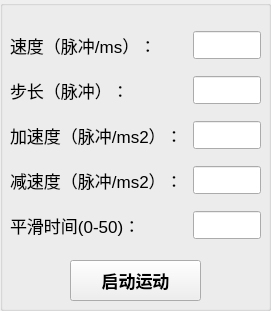
     <widget class="QGroupBox" name="trapControl">
      <property name="geometry">
       <rect>
        <x>20</x>
        <y>620</y>
        <width>271</width>
        <height>311</height>
       </rect>
      </property>
      <property name="title">
       <string/>
      </property>
      <widget class="QPushButton" name="startTrap">
       <property name="geometry">
        <rect>
         <x>70</x>
         <y>260</y>
         <width>131</width>
         <height>41</height>
        </rect>
       </property>
       <property name="minimumSize">
        <size>
         <width>0</width>
         <height>35</height>
        </size>
       </property>
       <property name="font">
        <font>
         <pointsize>13</pointsize>
         <weight>75</weight>
         <bold>true</bold>
        </font>
       </property>
       <property name="text">
        <string>启动运动</string>
       </property>
      </widget>
      <widget class="QWidget" name="layoutWidget">
       <property name="geometry">
        <rect>
         <x>10</x>
         <y>20</y>
         <width>251</width>
         <height>231</height>
        </rect>
       </property>
       <layout class="QGridLayout" name="gridLayout_2">
        <property name="horizontalSpacing">
         <number>10</number>
        </property>
        <item row="0" column="0">
         <widget class="QLabel" name="label_8">
          <property name="font">
           <font>
            <pointsize>13</pointsize>
           </font>
          </property>
          <property name="text">
           <string>速度（脉冲/ms）：</string>
          </property>
         </widget>
        </item>
        <item row="3" column="0">
         <widget class="QLabel" name="label_7">
          <property name="font">
           <font>
            <pointsize>13</pointsize>
           </font>
          </property>
          <property name="text">
           <string>减速度（脉冲/ms2）：</string>
          </property>
         </widget>
        </item>
        <item row="1" column="0">
         <widget class="QLabel" name="label_9">
          <property name="font">
           <font>
            <pointsize>13</pointsize>
           </font>
          </property>
          <property name="text">
           <string>步长（脉冲）：</string>
          </property>
         </widget>
        </item>
        <item row="1" column="1">
         <widget class="QLineEdit" name="stepLength">
          <property name="font">
           <font>
            <pointsize>13</pointsize>
           </font>
          </property>
         </widget>
        </item>
        <item row="3" column="1">
         <widget class="QLineEdit" name="trapDeclarationSpeed">
          <property name="font">
           <font>
            <pointsize>13</pointsize>
           </font>
          </property>
         </widget>
        </item>
        <item row="4" column="0">
         <widget class="QLabel" name="label_10">
          <property name="font">
           <font>
            <pointsize>13</pointsize>
           </font>
          </property>
          <property name="text">
           <string>平滑时间(0-50)：</string>
          </property>
         </widget>
        </item>
        <item row="4" column="1">
         <widget class="QLineEdit" name="trapSmoothTime">
          <property name="font">
           <font>
            <pointsize>13</pointsize>
           </font>
          </property>
          <property name="text">
           <string/>
          </property>
         </widget>
        </item>
        <item row="2" column="1">
         <widget class="QLineEdit" name="trapAcceleratedSpeed">
          <property name="font">
           <font>
            <pointsize>13</pointsize>
           </font>
          </property>
         </widget>
        </item>
        <item row="0" column="1">
         <widget class="QLineEdit" name="trapSpeed">
          <property name="font">
           <font>
            <pointsize>13</pointsize>
           </font>
          </property>
         </widget>
        </item>
        <item row="2" column="0">
         <widget class="QLabel" name="label_6">
          <property name="font">
           <font>
            <pointsize>13</pointsize>
           </font>
          </property>
          <property name="text">
           <string>加速度（脉冲/ms2）：</string>
          </property>
         </widget>
        </item>
       </layout>
      </widget>
     </widget>
